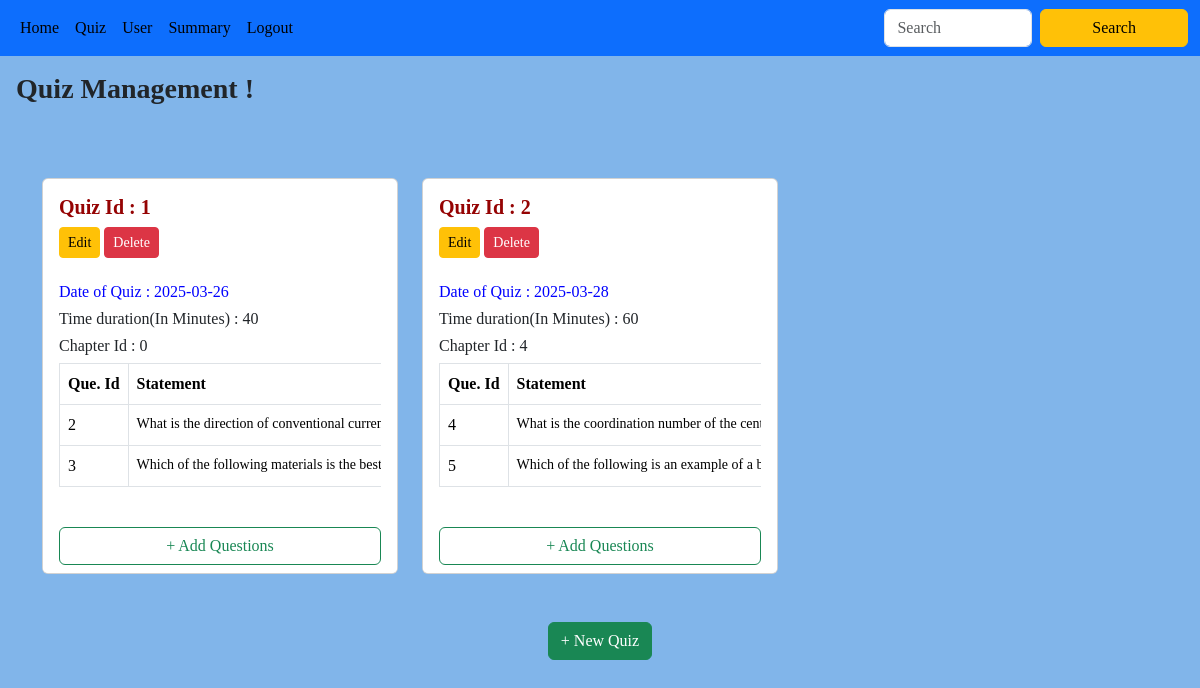
/admin_quiz/2, run on the app's committed database.
### backend/models.py (models this page shows)
class Quiz(db.Model):
    __tablename__ = "quiz"
    id = db.Column(db.Integer, primary_key=True)
    date_of_quiz = db.Column(db.Date, nullable=False)
    time_duration_minutes = db.Column(db.Integer, nullable=False)
    chapter_id = db.Column(db.Integer, db.ForeignKey("chapter.id"), nullable=False, index=True)
    remark = db.Column(db.String(), nullable=True ,default="No remark")
    questions = db.relationship("Question", cascade="all,delete-orphan", backref="quiz", lazy=True)
    scores = db.relationship("Score", cascade="all,delete-orphan", backref="quiz", lazy=True)

class Question(db.Model):
    __tablename__ = 'question'
    id = db.Column(db.Integer, primary_key=True)
    quiz_id = db.Column(db.Integer, db.ForeignKey('quiz.id'), nullable=False, index=True)
    question_statement = db.Column(db.String(), nullable=False)
    option1 = db.Column(db.String(), nullable=False)
    option2 = db.Column(db.String(), nullable=False)
    option3 = db.Column(db.String(), nullable=False)
    option4 = db.Column(db.String(), nullable=False)
    correct_option = db.Column(db.String(), nullable=False)

### backend/controller.py (the view)
@app.route("/admin_quiz/<id>")
def admin_quiz(id):
    quizzes=get_quiz()
    chapters=get_chapter()
    return render_template("admin_quiz.html",id=id,quizzes=quizzes,chapters=chapters)

### backend/controller.py (called while the page is built)
def get_chapter():
    chapters=Chapter.query.all()
    return chapters

def get_quiz():
    quizzes=Quiz.query.all()
    return quizzes

### templates/admin_quiz.html (shortened to what this page needs)
{% extends "admin_layout.html" %}
{% block content %}
<h3 class="p-3" style="font-family: 'Times New Roman', Times, serif; font-weight: bold;">
    Quiz Management !
</h3>
<br><br>
{% if quizzes %}
<div class="container">
    <div class="row row-cols-1 row-cols-md-2 row-cols-lg-3 g-4">
        {% for quiz in quizzes %}
        <div class="col">
            <div class="card h-100 d-flex flex-column">
                <div class="card-body flex-grow-1">
                 <h5 class="card-title" style="color: rgb(149, 3, 3); font-weight: bold; font-family: Georgia, 'Times New Roman', Times, serif;">Quiz Id : {{ quiz.id }}</h5>
                 <a href="/edit_quiz/{{quiz.id}}/{{id}}" class="btn btn-sm btn-warning">Edit</a>
                 <a href="/delete_quiz?quiz_id={{quiz.id}}&id={{id}}" class="btn btn-sm btn-danger">Delete</a>
                 <br><br>
                 <h6 style="color: blue;">Date of Quiz : {{quiz.date_of_quiz}}</h6>
                 <h6>Time duration(In Minutes) : {{quiz.time_duration_minutes}}</h6>
                    <div class="table-responsive">
                        <h6>Chapter Id : {{quiz.chapter_id}}</h6>
                        <table class="table table-bordered">
                        {% if quiz.questions %}
                            <thead>
                                <tr>
                                    <th>Que. Id</th>
                                    <th>Statement</th>
                                </tr>
                            </thead>
                            <tbody>
                                 {% for question in quiz.questions%}
                                <tr>
                                    <td>{{question.id}}</td>
                                    <td class="signup-link"><a href="/admin_que/{{question.id}}/{{id}}" style="color: black;">{{question.question_statement}}</a></td>
                                </tr>
                                {%endfor%}
                            </tbody>
                        {%else%}
                            <div>
                              <h4 class="center">No questions are there..!</h4>
                            </div>
                        {%endif%}
                        </table>
                    </div>
                </div>
                <div class="card-footer bg-white border-top-0">
                    <a href="/add_que/{{quiz.id}}/{{id}}" class="btn btn-outline-success w-100">+ Add Questions</a>
                </div>
            </div>
        </div>
        {% endfor %}
    </div>
</div>
{%else%}
  <div>
    <h5 class="center">No Subjects are there..!</h5>
  </div>
{% endif %}
<br><br>
<div class="d-flex justify-content-center">
    <a type="button" class="btn btn-success" href="/add_quiz/{{id}}">+ New Quiz</a>
</div>
{% endblock %}

### static/main.css (style rules this page uses)
body { margin: 0; padding: 0; font-family:Georgia, 'Times New Roman', Times, serif; background-color: #81b5ea; }
.signup-link { margin-top: 15px; font-size: 14px; color: #555; }
.signup-link a { color: #007BFF; text-decoration: none; }
.table th, .table td { white-space: nowrap; }

### data on the page
Quiz: id "1", date_of_quiz "2025-03-26", time_duration_minutes "40", chapter_id "0"
Question: id "2", question_statement "What is the direction of conventional…"
Question: id "3", question_statement "Which of the following materials is the best…"
Quiz: id "2", date_of_quiz "2025-03-28", time_duration_minutes "60", chapter_id "4"
Question: id "4", question_statement "What is the coordination number of the…"
Question: id "5", question_statement "Which of the following is an example of a…"
